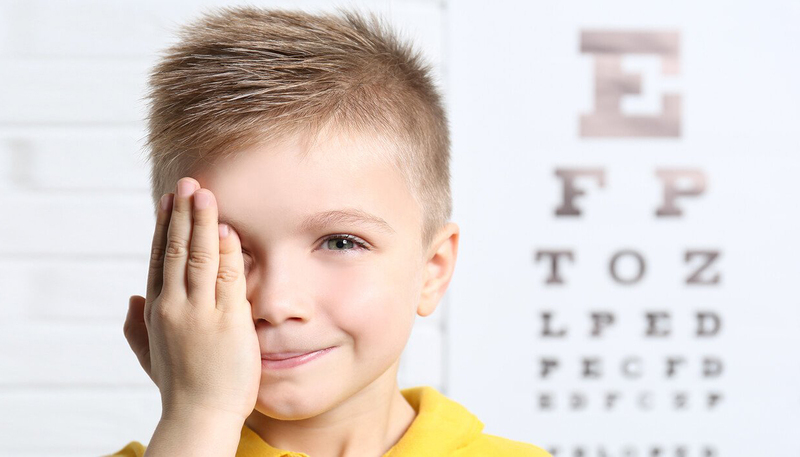
#> input picture img/01/face1.jpg, 800 x 457 px, found by its file name
$ jupyter execute s-3.ipynb
#> lines starting #> are read from the running program, lines starting #| are printed output that depends on the picture; after the words box and inside, x2 and y2 are one past the last pixel; in counts of white or black regions, pixels touching at a corner belong together
[cell 1]
import numpy as np
import matplotlib.pyplot as plt
from scipy import ndimage

# Đọc ảnh
image = plt.imread('C:/Users/tungi/OneDrive/Documents/src_cv/img/01/face1.jpg')
#> image is the input picture: shape (457, 800, 3); mean R, G, B 222.8, 212.3, 207.3

# Tính gradient theo hướng x
gradient_x = ndimage.sobel(image, axis=0, mode="constant")
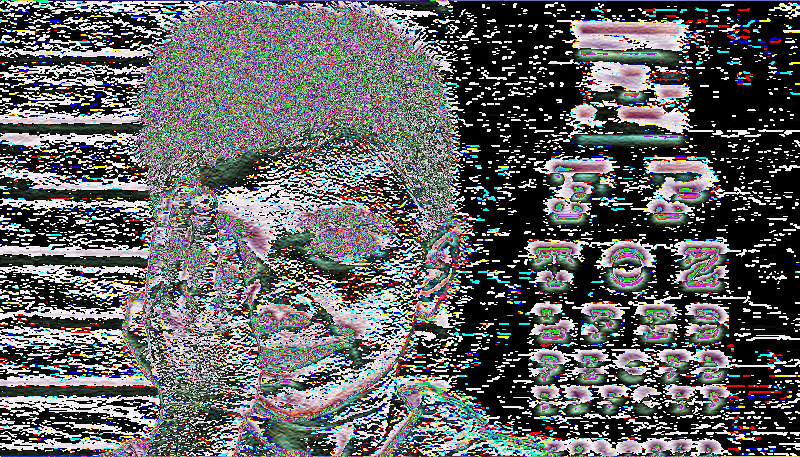
#> gradient_x: shape (457, 800, 3); mean R, G, B 97.6, 98.9, 99.7

# Hiển thị ảnh gốc và ảnh gradient
plt.subplot(1,2,1)
plt.imshow(image)
plt.title("Ảnh gốc")
plt.subplot(1,2,2)
plt.imshow(gradient_x)
plt.title("Gradient theo hướng x")
plt.show()
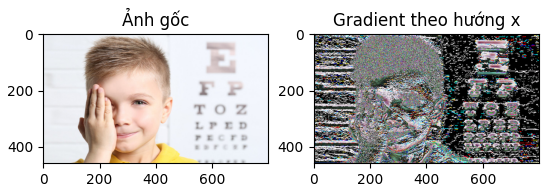
#> figure drawn by matplotlib, 2 panels

[cell 2]
import numpy as np
import matplotlib.pyplot as plt
from scipy import ndimage

# Đọc ảnh
image = plt.imread('C:/Users/tungi/OneDrive/Documents/src_cv/img/01/face1.jpg')

# Tính gradient theo hướng y
gradient_x = ndimage.sobel(image, axis=1, mode="constant")
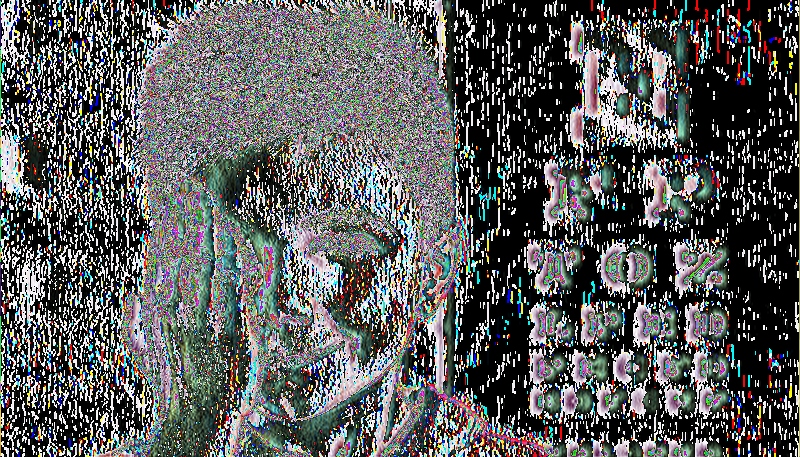
#> gradient_x: shape (457, 800, 3); mean R, G, B 90.9, 92.5, 91.9

# Hiển thị ảnh gốc và ảnh gradient
plt.subplot(1,2,1)
plt.imshow(image)
plt.title("Ảnh gốc")
plt.subplot(1,2,2)
plt.imshow(gradient_x)
plt.title("Gradient theo hướng x")
plt.show()
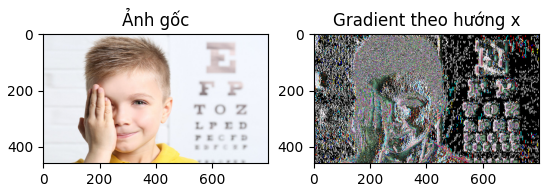
#> figure drawn by matplotlib, 2 panels

[cell 3]
import numpy as np
import matplotlib.pyplot as plt
from scipy import ndimage
from PIL import Image

# Đọc ảnh và chuyển sang ảnh xám
image = Image.open('C:/Users/tungi/OneDrive/Documents/src_cv/img/01/face1.jpg').convert('L')
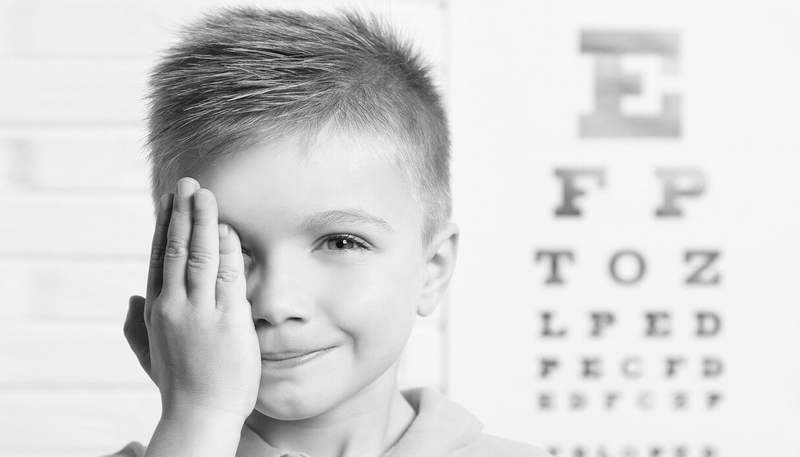
#> image: PIL image 800x457 L; min 7, max 254, mean 214.9

# Chuyển ảnh PIL sang mảng NumPy
image_array = np.array(image)

# Tính gradient theo hướng x (đạo hàm riêng theo x)
gradient_x = ndimage.sobel(image_array, axis=1)
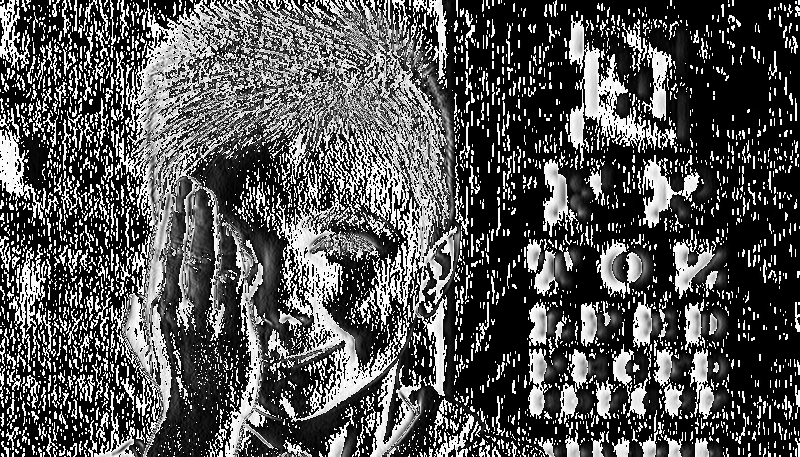
#> gradient_x: shape (457, 800); min 0, max 255, mean 84.7

# Thiết lập ngưỡng
threshold = 200  # Điều chỉnh giá trị ngưỡng theo mong muốn

# Tạo ảnh nhị phân từ gradient
binary_image = (np.abs(gradient_x) > threshold).astype(np.uint8) * 255
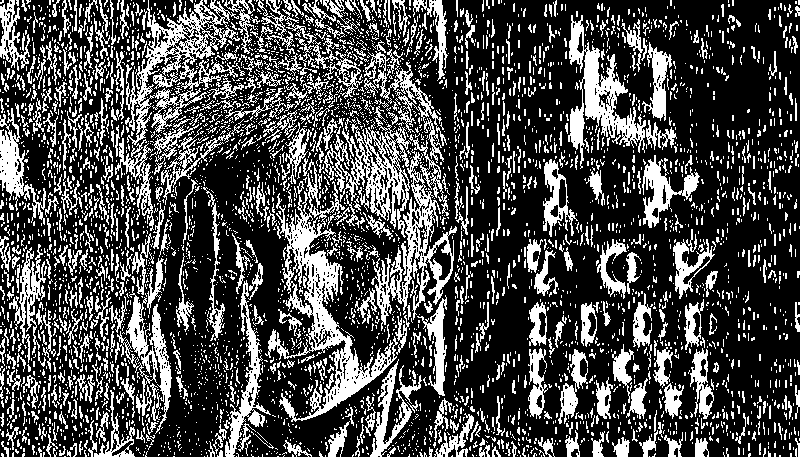
#> binary_image: shape (457, 800); 29.4% white; 4482 white regions (3812 under 20 px), largest, box (x1, y1, x2, y2) and area: (265, 158, 398, 422) 6955, (125, 0, 245, 145) 4939, (568, 15, 646, 169) 3682

# Hiển thị ảnh gốc và đường biên
plt.subplot(121)
plt.imshow(image_array, cmap='gray')
plt.title("Ảnh gốc")

plt.subplot(122)
plt.imshow(binary_image, cmap='gray')
plt.title("Đường biên")
plt.show()

[cell 4]
import numpy as np
import matplotlib.pyplot as plt
from scipy import ndimage
from PIL import Image

# Đọc ảnh và chuyển sang ảnh xám
image = Image.open('C:/Users/tungi/OneDrive/Documents/src_cv/img/01/face1.jpg').convert('L')

# Chuyển ảnh PIL sang mảng NumPy
image_array = np.array(image)

# Tính gradient theo hướng x (đạo hàm riêng theo x) bằng mặt nạ Prewitt x
gradient_x = ndimage.convolve(image_array, np.array([[-1, 0, 1], [-1, 0, 1], [-1, 0, 1]]))
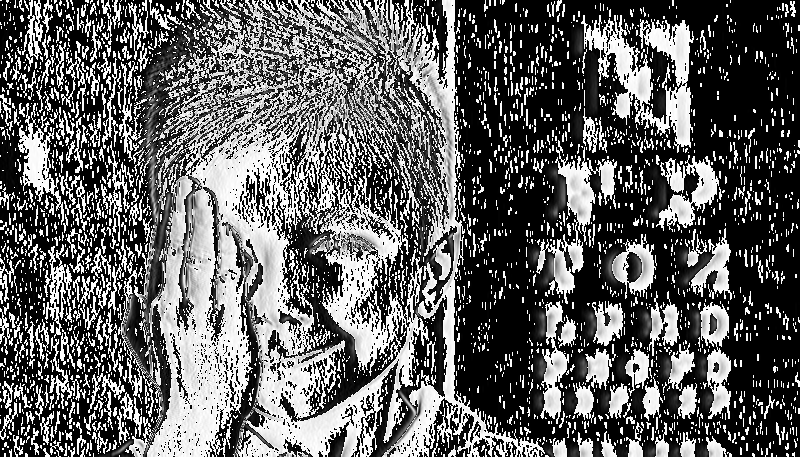
#> gradient_x: shape (457, 800); min 0, max 255, mean 97.8

# Tính gradient theo hướng y (đạo hàm riêng theo y) bằng mặt nạ Prewitt y
gradient_y = ndimage.convolve(image_array, np.array([[-1, -1, -1], [0, 0, 0], [1, 1, 1]]))
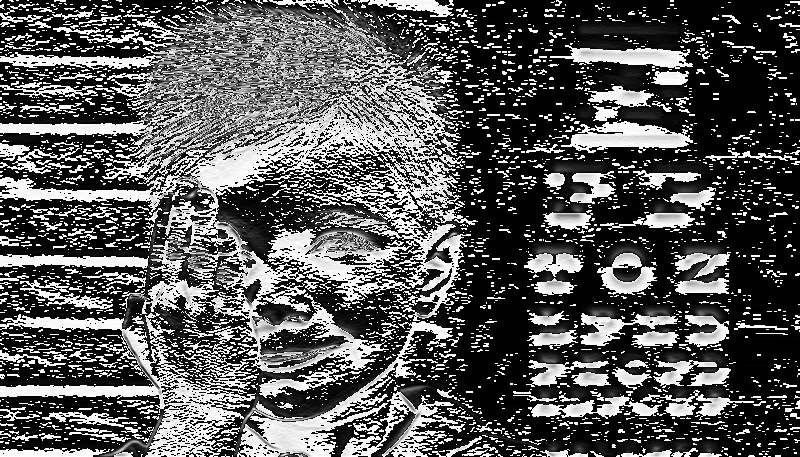
#> gradient_y: shape (457, 800); min 0, max 255, mean 88.3

# Tính biên độ gradient
gradient_magnitude = np.sqrt(gradient_x**2 + gradient_y**2)
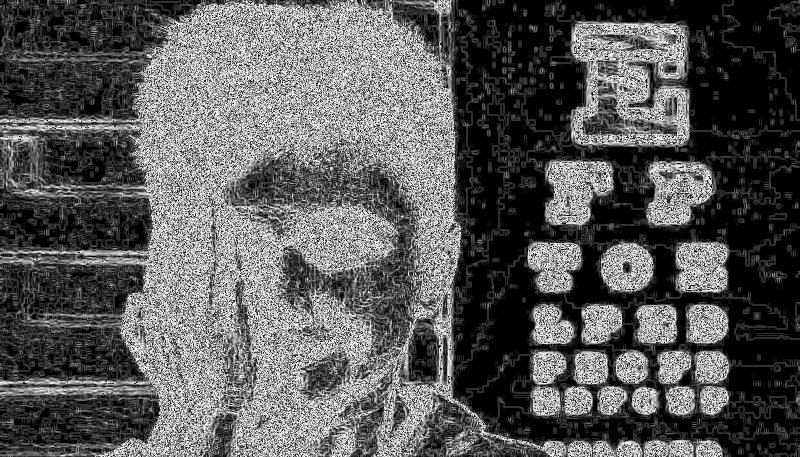
#> gradient_magnitude: shape (457, 800) float16; min 0, max 15.91, mean 5.61; drawn with min black and max white

# Tạo lưới subplot với 3 dòng và 1 cột
fig, axs = plt.subplots(3, 1, figsize=(6, 10))

# Hiển thị ảnh gốc, gradient theo hướng x và biên độ gradient
axs[0].imshow(image_array, cmap='gray')
axs[0].set_title("Ảnh gốc")

axs[1].imshow(gradient_x, cmap='gray')
axs[1].set_title("Gradient theo hướng x")

axs[2].imshow(gradient_magnitude, cmap='gray')
axs[2].set_title("Biên độ gradient")

plt.tight_layout()
plt.show()
